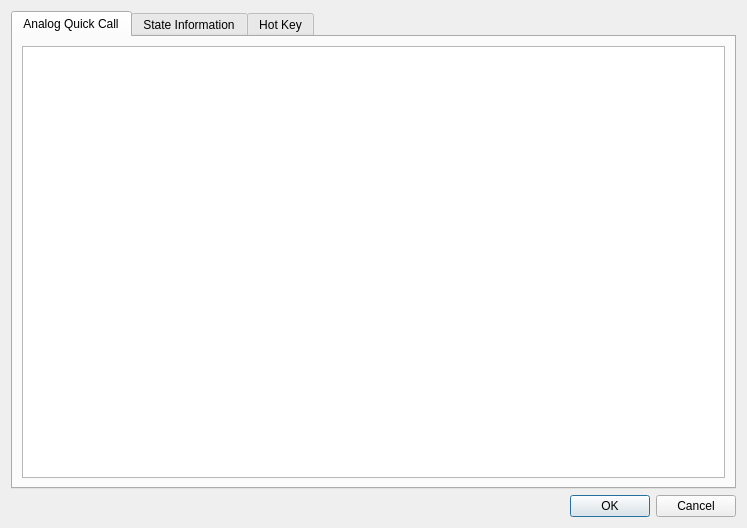
<?xml version="1.0" encoding="UTF-8"?>
<ui version="4.0">
 <class>HotKeySettingsDialog</class>
 <widget class="QDialog" name="HotKeySettingsDialog">
  <property name="geometry">
   <rect>
    <x>0</x>
    <y>0</y>
    <width>747</width>
    <height>528</height>
   </rect>
  </property>
  <property name="windowTitle">
   <string>HotKey Settings</string>
  </property>
  <layout class="QVBoxLayout" name="verticalLayout">
   <item>
    <widget class="QTabWidget" name="hotkeyTableView">
     <property name="currentIndex">
      <number>0</number>
     </property>
     <widget class="QWidget" name="tab">
      <attribute name="title">
       <string>Analog Quick Call</string>
      </attribute>
      <layout class="QVBoxLayout" name="verticalLayout_2">
       <item>
        <widget class="QTableView" name="analogQuickCallTableView"/>
       </item>
      </layout>
     </widget>
     <widget class="QWidget" name="tab_2">
      <attribute name="title">
       <string>State Information</string>
      </attribute>
      <layout class="QVBoxLayout" name="verticalLayout_3">
       <item>
        <widget class="QTableView" name="stateInformationTableView"/>
       </item>
      </layout>
     </widget>
     <widget class="QWidget" name="tab_3">
      <attribute name="title">
       <string>Hot Key</string>
      </attribute>
      <layout class="QVBoxLayout" name="verticalLayout_4">
       <item>
        <widget class="QTableView" name="tableView_3"/>
       </item>
      </layout>
     </widget>
    </widget>
   </item>
   <item>
    <widget class="QDialogButtonBox" name="buttonBox">
     <property name="orientation">
      <enum>Qt::Orientation::Horizontal</enum>
     </property>
     <property name="standardButtons">
      <set>QDialogButtonBox::StandardButton::Cancel|QDialogButtonBox::StandardButton::Ok</set>
     </property>
    </widget>
   </item>
  </layout>
 </widget>
 <resources/>
 <connections>
  <connection>
   <sender>buttonBox</sender>
   <signal>accepted()</signal>
   <receiver>HotKeySettingsDialog</receiver>
   <slot>accept()</slot>
   <hints>
    <hint type="sourcelabel">
     <x>248</x>
     <y>254</y>
    </hint>
    <hint type="destinationlabel">
     <x>157</x>
     <y>274</y>
    </hint>
   </hints>
  </connection>
  <connection>
   <sender>buttonBox</sender>
   <signal>rejected()</signal>
   <receiver>HotKeySettingsDialog</receiver>
   <slot>reject()</slot>
   <hints>
    <hint type="sourcelabel">
     <x>316</x>
     <y>260</y>
    </hint>
    <hint type="destinationlabel">
     <x>286</x>
     <y>274</y>
    </hint>
   </hints>
  </connection>
 </connections>
</ui>
